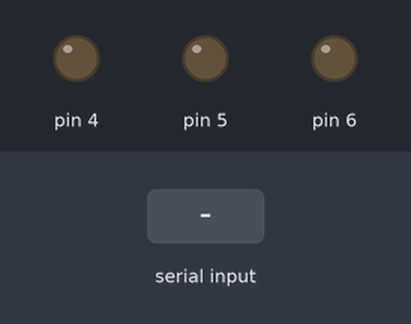
The sketch below on a simulated Arduino Uno, built with avr-gcc and run on an emulated ATmega328P. Shown: output pins drawn as LEDs (lit = HIGH). Inputs (shaded band) come from the test bench.

Above: at 1.2 s.
1.3 s: "1" received over Serial
At 2.0 s:
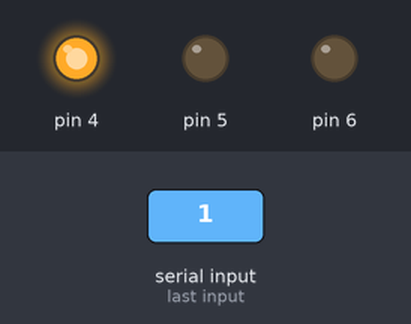
2.8 s: "2" received over Serial
At 3.1 s:
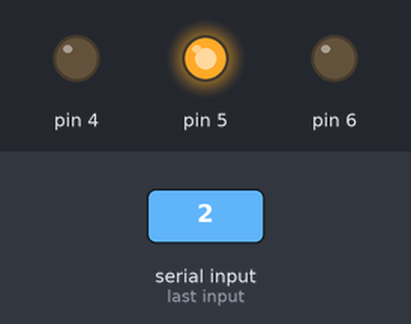
4.3 s: "3" received over Serial
At 5.5 s:
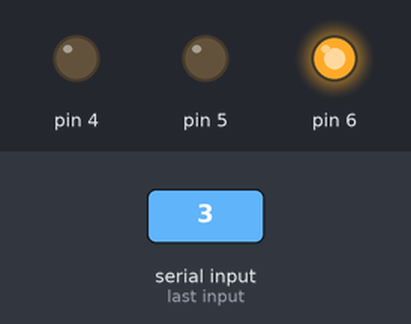
Timing chart, 0 to 7.3 s (numbered marks = the images above; inputs shaded):
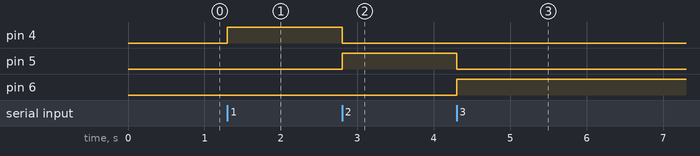

Measured:
- after the input at 1.3 s, pin 4: LOW → HIGH at once
- after the input at 2.8 s, pin 4: HIGH → LOW at once; pin 5: LOW → HIGH at once
- after the input at 4.3 s, pin 5: HIGH → LOW at once; pin 6: LOW → HIGH at once

The sketch:

traffic_light_02.ino
```cpp
void setup()
{
    pinMode(4, OUTPUT);
    pinMode(5, OUTPUT);
    pinMode(6, OUTPUT);
    Serial.begin(9600);
}

void loop()
{
    if (Serial.available() > 0)
    {
        char c = Serial.read();
        if (c == '1')
        {
            digitalWrite(4, HIGH);
            digitalWrite(5, LOW);
            digitalWrite(6, LOW);
        }
        else if (c == '2')
        {
            digitalWrite(4, LOW);
            digitalWrite(5, HIGH);
            digitalWrite(6, LOW);
        }
        else if (c == '3')
        {
            digitalWrite(4, LOW);
            digitalWrite(5, LOW);
            digitalWrite(6, HIGH);
        }
    }
}
```
